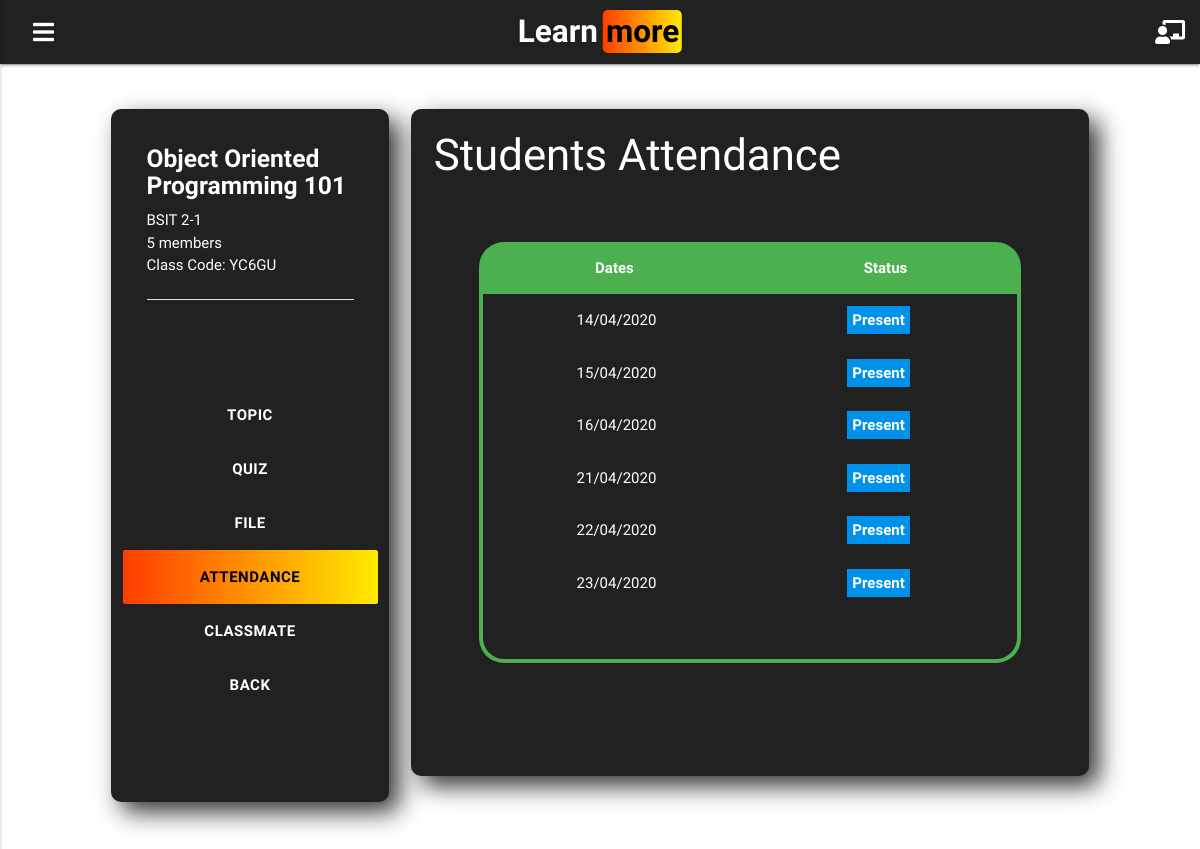
The page /LearnMore/attendanceStudent.php?code=YC6GU (signed in) on the database its author committed.
### tables this page shows
CREATE TABLE `tbl_class` (
  `classID` int(11) NOT NULL,
  `teacherID` int(11) NOT NULL,
  `subjects` varchar(65) NOT NULL,
  `g_s` varchar(40) NOT NULL,
  `code` varchar(10) NOT NULL,
  `classStatus` varchar(11) NOT NULL
);

CREATE TABLE `tbl_attendance` (
  `ID` int(11) NOT NULL,
  `dates` varchar(50) NOT NULL,
  `studentID` int(11) NOT NULL,
  `stdStatus` varchar(50) NOT NULL,
  `classID` int(11) NOT NULL
);

### LearnMore/attendanceStudent.php (the view, shortened to what this page needs)
<?php
    $page='attend';
?>
<!DOCTYPE html>
<html lang="en">
<head>
    <link rel="stylesheet" href="style.css">
    <link rel="stylesheet" href="materialize2.0/css/materialize.css">
    <link rel="stylesheet" href="fontawesome/css/all.css">
</head>
<body class="bgbody">
    <?php include('navigation.php'); ?>
    <div class="section">
        <div class="row ">
            <?php include('sidenav.php'); ?>
            <div class="col l7 push-l1 "><br>
                <div class="card grey darken-4 bgCard1">
                    <div class="content">
                        <div class="row">
                            <div class="col l12">
                                <div class="col l12">
                                    <h3 class="white-text">Students Attendance</h3>
                                </div>
                            </div>
                            <div class="col l10 push-l1"><br><br>
                                <table class=" highlight centered " id="table">
                                    <thead class="green white-text" style="border:unset">
                                        <tr>
                                            <th class="center">Dates</th>
                                            <th class="center">Status</th>
                                        </tr>
                                    </thead>
                                    <tbody id="table" class="resize" style="border-radius: 0 0 25px 25px;border-bottom: 4px solid #4caf50;border-left: 4px solid #4caf50;border-right: 4px solid #4caf50;">
                                        <?php
                                            $code=$_SESSION['code'];
                                            $user=$_SESSION['student'];
                                            $retrive=mysqli_query($conn,"SELECT * FROM tbl_attendance INNER JOIN tbl_class ON tbl_class.classID=tbl_attendance.classID WHERE tbl_class.code='$code' GROUP BY dates");
                                            while($fetch=mysqli_fetch_array($retrive)):
                                        ?>
                                        <tr class="textColor" >
                                            <?php
                                                $retrive2=mysqli_query($conn,"SELECT tbl_attendance.dates,tbl_attendance.stdStatus,tbl_attendance.studentID FROM tbl_class INNER JOIN tbl_attendance INNER JOIN tbl_account ON tbl_account.accID=tbl_attendance.studentID WHERE tbl_class.code='$code' AND tbl_account.user='$user' AND tbl_attendance.dates='".$fetch['dates']."' GROUP BY tbl_attendance.dates ");
                                                $row2=mysqli_num_rows($retrive2);
                                                if($row2==1){
                                                    $fetch2=mysqli_fetch_array($retrive2);
                                            ?>
                                                    <td class="white-text"><?php echo $fetch['dates'] ?></td>
                                                    <td class="white-text"><?php
                                                        if($fetch2['stdStatus']=="Present"){
                                                            echo '<span class="back light-blue accent-4"><b>'.$fetch2['stdStatus'].'</b></span>';
                                                        }
                                                        else if($fetch2['stdStatus']=="Absent"){
                                                            echo '<span class="back red"><b>'.$fetch2['stdStatus'].'</b></span>';
                                                        }
                                                    ?></td>
                                            <?php
                                                }
                                                else{
                                            ?>
                                                    <td class="white-text"><?php echo $fetch['dates'] ?></td>
                                                    <td class="white-text"><span class="back red"><b>Absent</b></span></td>
                                            <?php
                                                }
                                            ?>
                                        </tr>
                                        <?php
                                            endwhile;
                                        ?>
                                    </tbody>
                                </table>
                                <br><br>
                            </div>
                            <div class="col l12">
                                <br><br><br>
                            </div>
                        </div>
                    </div>
                </div>
            </div>
        </div>
    </div>
</body>
</html>

### LearnMore/navigation.php (shortened to what this page needs)
<?php
    if(isset($_SESSION['teacher'])){
        include('connection.php');
?>
    <nav>
        <div class="nav-wrapper grey darken-4">
        <a href="#" class="brand-logo center fontStyleHome"><b>Learn<span class=" black-text">more</b></span></a>
        <ul id="nav-mobile" class="right hide-on-med-and-down">
            <li><a href="classTeacher.php" class="tooltipped" data-tooltip="Class"><i class="fas fa-chalkboard-teacher"></i></a></li>
        </ul>
        <ul id="nav-mobile" class="left hide-on-med-and-down">
            <li><a href="#" data-activates="slide-out" class="button-collapse show-on-large"><i class="fas fa-bars"></i></a></li>
        </ul>
        <ul id="slide-out" class="side-nav">
            <li>
                <div class="user-view">
                    <?php
                        $user=$_SESSION['teacher'];
                        $retriveWall=mysqli_query($conn,"SELECT * FROM tbl_profile_pic INNER JOIN tbl_account ON tbl_profile_pic.userID=tbl_account.accID WHERE tbl_account.user='$user' AND tbl_profile_pic.category='wall' ORDER BY tbl_profile_pic.ID DESC LIMIT 1");
                        $rowWall=mysqli_num_rows($retriveWall);
                        $fetchWall=mysqli_fetch_array($retriveWall);
                    ?>
                    <div class="background">
                        <img src="<?php
                            if($rowWall!=1){
                                echo "wall.png";
                            }
                            else if($rowWall==1){
                                echo $fetchWall['img'];
                            }
                        ?>">
                    </div>
                    <?php
                        $retriveDP=mysqli_query($conn,"SELECT * FROM tbl_profile_pic INNER JOIN tbl_account ON tbl_profile_pic.userID=tbl_account.accID WHERE tbl_account.user='$user' AND tbl_profile_pic.category='dp' ORDER BY tbl_profile_pic.ID DESC LIMIT 1");
                        $rowDP=mysqli_num_rows($retriveDP);
                        $fetchDP=mysqli_fetch_array($retriveDP);
                    ?>
                    <a href="#!user"><img class="circle" src="<?php
                            if($rowDP!=1){
                                echo "user.png";
                            }
                            else if($rowDP==1){
                                echo $fetchDP['img'];
                            }
                        ?>"></a>
                    <?php
                        $retrive=mysqli_query($conn,"SELECT * FROM tbl_account INNER JOIN tbl_user_info on tbl_account.accID=tbl_user_info.accID WHERE user='$user'");
                        $fetch=mysqli_fetch_array($retrive);
                    ?>
                    <a href="#!name"><span class="white-text name"><?php echo $fetch['fn'].' '.$fetch['ln']?></span></a>
                    <a href="#!email"><span class="white-text email"><?php echo $fetch['email']?></span></a>
                </div>
            </li>
            <li><a href="profile.php?id=<?php echo $fetch['accID']?>">Profile</a></li>
            <li><a href="classStudent.php">Class</a></li>
            <li><a href="settingAccount.php?id=<?php echo $fetch['accID']?>">Setting</a></li>
            <!-- <ul class="collapsible collapsible-accordion">
                <li>
                    <a class="collapsible-header">Setting</a>
                    <div class="collapsible-body">
                        <ul>
                            <li><a href="#!">General Info</a></li>
                            <li><a href="#!">Security</a></li>
                        </ul>
                    </div>
                </li>
            </ul> -->
            <li><a href="classTeacher.php?logout=true">Log Out</a></li>
        </ul>
        </div>
    </nav>
<?php
    }
    else if(isset($_SESSION['student'])){
?>
    <nav>
        <div class="nav-wrapper grey darken-4">
        <a href="#" class="brand-logo center fontStyleHome"><b>Learn<span class=" black-text">more</b></span></a>
        <ul id="nav-mobile" class="right hide-on-med-and-down">
            <li><a href="classStudent.php" class="tooltipped" data-tooltip="Class"><i class="fas fa-chalkboard-teacher"></i></a></li>
        </ul>
        <ul id="nav-mobile" class="left hide-on-med-and-down">
            <li><a href="#" data-activates="slide-out" class="button-collapse show-on-large"><i class="fas fa-bars"></i></a></li>
        </ul>
        </div>
    </nav>
<?php
    }
?>

### LearnMore/sidenav.php (shortened to what this page needs)
<div class="col l3 push-l1"><br>
    <div class="card grey darken-4 bgCard1">
        <div class="card-content padBot">
            <div class="row">
                <div class="col l12">
                    <?php
                        include('connection.php');
                        $code=$_GET['code'];
                        if(isset($_SESSION['teacher'])){
                            $teacher=$_SESSION['teacher'];
                            $retrive=mysqli_query($conn,"SELECT tbl_class.subjects,tbl_class.g_s,tbl_class.code FROM tbl_account INNER JOIN tbl_class ON tbl_class.teacherID=tbl_account.accID WHERE tbl_account.user='$teacher' AND tbl_class.code='$code' ");
                            while($fetch=mysqli_fetch_array($retrive)):
                    ?>
                    <span class="card-title white-text"><h5><b><?php echo $fetch['subjects'];?></b></h5></span>
                    <p class="white-text"><?php echo $fetch['g_s'];?></p>
                    <p class="white-text">
                        <?php
                            $retrive2=mysqli_query($conn,"SELECT COUNT(tbl_code.codeID) as code FROM tbl_code INNER JOIN tbl_class on tbl_code.codeID=tbl_class.classID  WHERE tbl_class.code='$code'");
                            $fetch2=mysqli_fetch_array($retrive2);
                            echo $fetch2['code']; ?>
                    members</p>
                    <p class="white-text">Class Code: <?php echo $code?></p>
                    <br><div class="divider"></div>
                    <?php
                            endwhile;
                        }
                        else if(isset($_SESSION['student'])){
                            $student=$_SESSION['student'];
                            $retrive=mysqli_query($conn,"SELECT tbl_class.subjects,tbl_class.g_s,tbl_class.code FROM tbl_class INNER JOIN tbl_code ON tbl_code.codeID=tbl_class.classID INNER JOIN tbl_account ON tbl_account.accID=tbl_code.studentID WHERE tbl_account.user='$student' AND tbl_class.code='$code'");
                            while($fetch=mysqli_fetch_array($retrive)):
                    ?>
                    <span class="card-title white-text"><h5><b><?php echo $fetch['subjects'];?></b></h5></span>
                    <p class="white-text"><?php echo $fetch['g_s'];?></p>
                    <p class="white-text">
                        <?php
                            $retrive2=mysqli_query($conn,"SELECT COUNT(tbl_code.codeID) as code FROM tbl_code INNER JOIN tbl_class on tbl_code.codeID=tbl_class.classID  WHERE tbl_class.code='$code'");
                            $fetch2=mysqli_fetch_array($retrive2);
                            echo $fetch2['code']; ?>
                    members</p>
                    <p class="white-text">Class Code: <?php echo $code?></p>
                    <br><div class="divider"></div>
                    <?php
                            endwhile;
                        }
                    ?>
                </div>
            </div>
        </div>
        <?php
            if(isset($_SESSION['student'])){
        ?>
        <div class="content">
            <div class="row">
                <div class="col l12"><br><br><br>
                    <ul>
                        <li><a href="subjectStudent.php?code=<?php echo $_GET['code']?>" class="<?php if($page=='topic'){echo 'btnHoverActive';} ?> btn-large btnHover col l12 ">TOPIC</a></li>
                        <li><a href="quizStudent.php?code=<?php echo $_SESSION['code']?>" class="<?php if($page=='quiz'){echo 'btnHoverActive';} ?> btn-large btnHover col l12 ">QUIZ</a></li>
                        <li><a href="fileStudent.php?code=<?php echo $_SESSION['code']?>" class="<?php if($page=='file'){echo 'btnHoverActive';} ?> btn-large btnHover col l12 ">FILE</a></li>
                        <li><a href="attendanceStudent.php?code=<?php echo $_SESSION['code']?>" class="<?php if($page=='attend'){echo 'btnHoverActive';} ?> btn-large btnHover col l12 ">ATTENDANCE</a></li>
                        <li><a href="myClassmate.php?code=<?php echo $_SESSION['code']?>" class="<?php if($page=='classmate'){echo 'btnHoverActive';} ?> btn-large btnHover col l12 ">CLASSMATE</a></li>
                        <li><a href="classStudent.php" class=" btn-large btnHover col l12 ">BACK</a></li>
                    </ul>
                    <div class="col l12">
                        <br><br><br><br>
                    </div>
                </div>
            </div>
        </div>
        <?php
            }
        ?>
    </div>
</div>

### LearnMore/style.css (style rules this page uses)
* { margin: 0; padding: 0; }
body { background: #212121; }
tbody { display: block; height: 400px; overflow: auto; }
tbody.resize { display: block; height: 369px; overflow: auto; }
thead, tbody tr { display: table; width: 100%; table-layout: fixed; }
thead { width: 100%; border-radius: 25px 25px 0 0px; }
table { width: 100%; }
.card.bgCard1 { border-radius: 10px; box-shadow: 10px 10px 25px rgba(0, 0, 0, 0.8); }
.fontStyleHome { font-size: 20px; }
.fontStyleHome span { padding: 3px; margin-left: 5px; border-radius: 5px; background: linear-gradient(to right, #ff3d00, #ffea00); }
.btn-large.btnHover, .btn-large.btnHover:active, .btn-large.btnHover:focus { background-color: transparent; color: white; font-weight: bold }
.btn-large.btnHoverActive { color: black; font-weight: bold; background: linear-gradient(to right, #ff3d00, #ffea00); }
.card .card-content.padBot { padding-bottom: 0; }
.back { font-weight: bold; padding: 5px; margin-right: 10px; }
.bgbody { background: url('basketball.png'); background-repeat: no-repeat; background-size: cover }

### rows shown on the page
tbl_class: subjects "Object Oriented Programming 101", g_s "BSIT 2-1", code "5"
tbl_attendance: dates "14/04/2020", stdStatus "Present"
tbl_attendance: dates "15/04/2020", stdStatus "Present"
tbl_attendance: dates "16/04/2020", stdStatus "Present"
tbl_attendance: dates "21/04/2020", stdStatus "Present"
tbl_attendance: dates "22/04/2020", stdStatus "Present"
tbl_attendance: dates "23/04/2020", stdStatus "Present"
